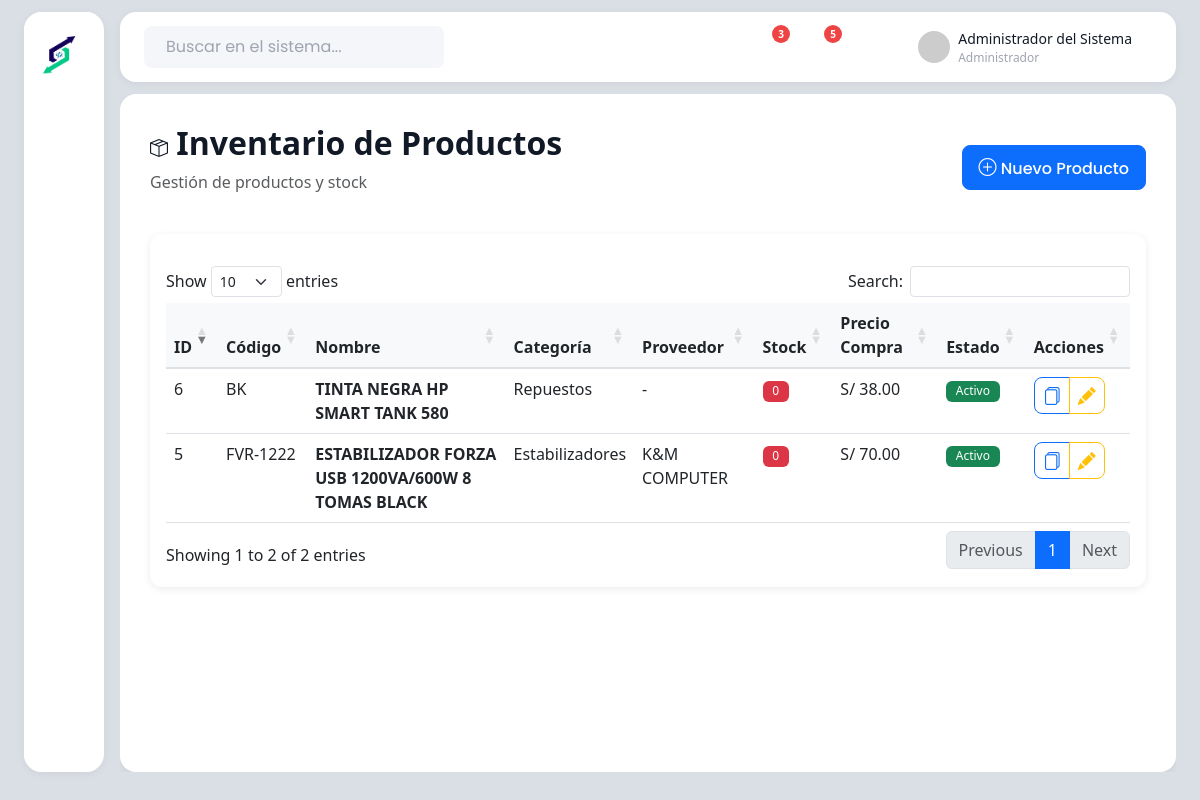
The page /views/productos/index.php (signed in) on the database its author committed.
### tables this page shows
CREATE TABLE IF NOT EXISTS `productos` (
  `id` int NOT NULL AUTO_INCREMENT,
  `nombre` varchar(200) NOT NULL,
  `codigo` varchar(50) DEFAULT NULL,
  `categoria_id` int DEFAULT NULL,
  `proveedor_id` int DEFAULT NULL,
  `stock` int NOT NULL DEFAULT '0',
  `precio_compra` decimal(10,2) DEFAULT NULL,
  `fecha_compra` date DEFAULT NULL,
  `descripcion` text,
  `estado` enum('activo','inactivo') NOT NULL DEFAULT 'activo',
  `fecha_registro` timestamp NULL DEFAULT CURRENT_TIMESTAMP,
  PRIMARY KEY (`id`),
  UNIQUE KEY `codigo` (`codigo`),
  KEY `proveedor_id` (`proveedor_id`),
  KEY `idx_nombre` (`nombre`),
  KEY `idx_codigo` (`codigo`),
  KEY `idx_categoria` (`categoria_id`),
  KEY `idx_fecha_compra` (`fecha_compra`)
);

CREATE TABLE IF NOT EXISTS `categorias_productos` (
  `id` int NOT NULL AUTO_INCREMENT,
  `nombre` varchar(100) NOT NULL,
  `descripcion` text,
  `fecha_creacion` timestamp NULL DEFAULT CURRENT_TIMESTAMP,
  PRIMARY KEY (`id`),
  UNIQUE KEY `nombre` (`nombre`),
  KEY `idx_nombre` (`nombre`)
);

CREATE TABLE IF NOT EXISTS `proveedores` (
  `id` int NOT NULL AUTO_INCREMENT,
  `nombre` varchar(150) NOT NULL,
  `contacto` varchar(100) DEFAULT NULL,
  `whatsapp` varchar(20) DEFAULT NULL,
  `email` varchar(100) DEFAULT NULL,
  `direccion` text,
  `estado` enum('activo','inactivo') NOT NULL DEFAULT 'activo',
  `fecha_registro` timestamp NULL DEFAULT CURRENT_TIMESTAMP,
  PRIMARY KEY (`id`),
  KEY `idx_nombre` (`nombre`)
);

### includes/autoload.php (called while the page is built, shortened)
<?php
spl_autoload_register(function ($class) {
    $modelFile = ROOT_PATH . 'models/' . $class . '.php';
    if (file_exists($modelFile)) {
        return;
    }
});
require_once ROOT_PATH . 'includes/helpers.php';

### models/Producto.php (called while the page is built, shortened)
<?php
class Producto
{
    private $pdo;
    public function __construct($pdo)
    {
        $this->pdo = $pdo;
    }
    public function obtenerTodos()
    {
        $stmt = $this->pdo->query("
SELECT p.*, c.nombre as categoria_nombre, pr.nombre as proveedor_nombre
FROM productos p
LEFT JOIN categorias_productos c ON p.categoria_id = c.id
LEFT JOIN proveedores pr ON p.proveedor_id = pr.id
ORDER BY p.nombre ASC
");
        return $stmt->fetchAll();
    }
}

### includes/helpers.php (called while the page is built, shortened)
<?php
function formatearMoneda($monto)
{
    return 'S/ ' . number_format($monto, 2, '.', ',');
}

### views/productos/index.php (the view, shortened to what this page needs)
<?php
include '../layouts/header.php';
$productoModel = new Producto($pdo);
$productos = $productoModel->obtenerTodos();
?>
<div class="row">
    <div class="col-12 mb-4">
        <div class="d-flex justify-content-between align-items-center">
            <div>
                <h2 class="fw-bold"><i class="bi bi-box-seam"></i> Inventario de Productos</h2>
                <p class="text-muted">Gestión de productos y stock</p>
            </div>
            <div>
                <a href="form.php" class="btn btn-primary">
                    <i class="bi bi-plus-circle"></i> Nuevo Producto
                </a>
            </div>
        </div>
    </div>
</div>
<div class="row">
    <div class="col-12">
        <div class="card">
            <div class="card-body">
                <div class="table-responsive">
                    <table class="table table-hover datatable">
                        <thead>
                            <tr>
                                <th>ID</th>
                                <th>Código</th>
                                <th>Nombre</th>
                                <th>Categoría</th>
                                <th>Proveedor</th>
                                <th>Stock</th>
                                <th>Precio Compra</th>
                                <th>Estado</th>
                                <th>Acciones</th>
                            </tr>
                        </thead>
                        <tbody>
                            <?php foreach ($productos as $prod): ?>
                                <tr>
                                    <td><?php echo $prod['id']; ?></td>
                                    <td><?php echo $prod['codigo'] ?? '-'; ?></td>
                                    <td><strong><?php echo $prod['nombre']; ?></strong></td>
                                    <td><?php echo $prod['categoria_nombre'] ?? '-'; ?></td>
                                    <td><?php echo $prod['proveedor_nombre'] ?? '-'; ?></td>
                                    <td>
                                        <span class="badge bg-<?php echo $prod['stock'] > 0 ? 'success' : 'danger'; ?>">
                                            <?php echo $prod['stock']; ?>
                                        </span>
                                    </td>
                                    <td><?php echo formatearMoneda($prod['precio_compra'] ?? 0); ?></td>
                                    <td>
                                        <span class="badge bg-<?php echo $prod['estado'] === 'activo' ? 'success' : 'danger'; ?>">
                                            <?php echo ucfirst($prod['estado']); ?>
                                        </span>
                                    </td>
                                    <td>
                                        <div class="btn-group" role="group">
                                            <button onclick="abrirDocumentos(<?php echo $prod['id']; ?>)"
                                                class="btn btn-sm btn-outline-primary" title="Gestionar Documentos">
                                                <i class="bi bi-files"></i>
                                            </button>
                                            <a href="form.php?id=<?php echo $prod['id']; ?>"
                                                class="btn btn-sm btn-outline-warning" title="Editar">
                                                <i class="bi bi-pencil-fill"></i>
                                            </a>
                                        </div>
                                    </td>
                                </tr>
                            <?php endforeach; ?>
                        </tbody>
                    </table>
                </div>
            </div>
        </div>
    </div>
</div>
<?php include '../layouts/footer.php'; ?>

### assets/css/modern-ui.css (style rules this page uses)
:root { --color-bg: #f4f6fa; --color-primary: #121926; --color-muted: #9fa4af; --color-hover: #e8ecf4; --color-danger: #ef4444; --color-success: #10b981; --color-warning: #f59e0b; --color-info: #3b82f6; --font-main: "Poppins", sans-serif; }
* { box-sizing: border-box; }
body { background: #dadee5; color: #5d6674; font-family: var(--font-main); min-height: 100vh; margin: 0; padding: 0; }
.bi { font-size: 18px; }
.main-content .card { border: none; box-shadow: 0 2px 8px rgba(0, 0, 0, 0.08); border-radius: 12px; }
.main-content .btn { font-family: var(--font-main); border-radius: 8px; font-weight: 500; }
.main-content h1, .main-content h2, .main-content h3, .main-content h4, .main-content h5, .main-content h6 { color: var(--color-primary); font-weight: 600; }

### assets/css/style.css (style rules this page uses)
:root { --primary-color: #0d6efd; --secondary-color: #6c757d; --success-color: #198754; --danger-color: #dc3545; --warning-color: #ffc107; --info-color: #0dcaf0; }
body { font-family: "Segoe UI", Tahoma, Geneva, Verdana, sans-serif; min-height: 100vh; display: flex; flex-direction: column; }
.card { border: none; border-radius: 10px; transition: transform 0.2s, box-shadow 0.2s; }
.btn { border-radius: 6px; padding: 0.5rem 1rem; font-weight: 500; }
.btn-sm { padding: 0.25rem 0.5rem; }
.badge { padding: 0.4em 0.8em; font-weight: 500; }
table.dataTable thead th { background-color: #f8f9fa; font-weight: 600; border-bottom: 2px solid #dee2e6; }

### rows shown on the page
productos: id "5", codigo "FVR-1222", nombre "ESTABILIZADOR FORZA USB 1200VA/600W 8 TOMAS BLACK", categoria.nombre "Estabilizadores", proveedor.nombre "K&M COMPUTER", stock "0", precio_compra "S/ 70.00", estado "Activo"
productos: id "6", codigo "BK", nombre "TINTA NEGRA HP SMART TANK 580", categoria.nombre "Repuestos", proveedor_nombre "-", stock "0", precio_compra "S/ 38.00", estado "Activo"

### other values the page prints
$usuario['nombre'] "Administrador del Sistema"
$usuario['rol'] "Administrador"
